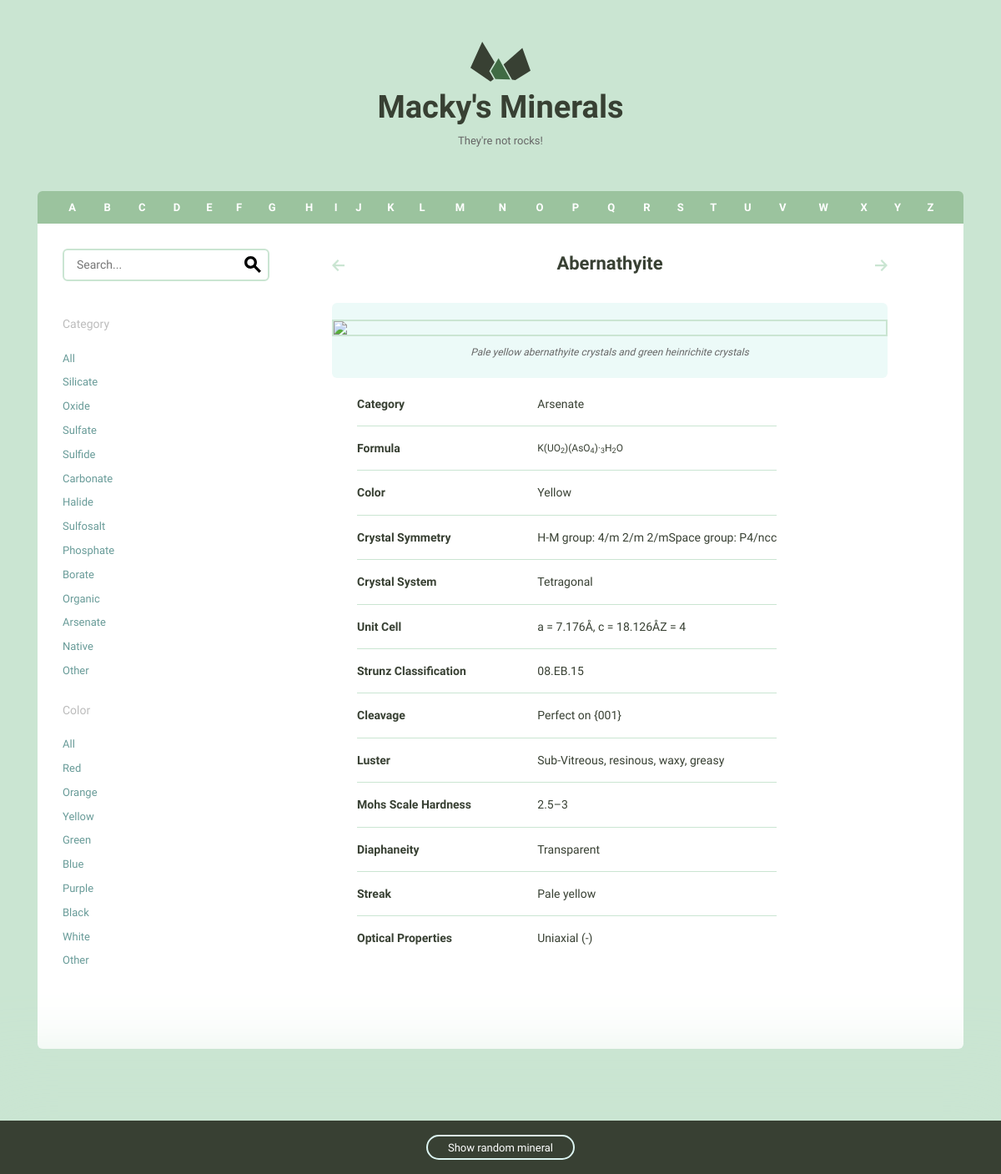
Page /minerals/2/ on the committed database.
### minerals/models.py (models this page shows, shortened)
class Mineral(models.Model):
    id = models.AutoField(primary_key=True)
    name = models.CharField(max_length=255)
    image_filename = models.URLField(blank=True, null=True)
    image_caption = models.CharField(max_length=255, blank=True, null=True)
    category = models.CharField(max_length=255, blank=True, null=True)
    formula = models.CharField(max_length=255, blank=True, null=True)
    strunz_classification = models.CharField(max_length=255, blank=True, null=True)
    crystal_system = models.CharField(max_length=255, blank=True, null=True)
    unit_cell = models.CharField(max_length=255, blank=True, null=True)
    color = models.CharField(max_length=255, blank=True, null=True)
    crystal_symmetry = models.CharField(max_length=255, blank=True, null=True)
    cleavage = models.CharField(max_length=255, blank=True, null=True)
    mohs_scale_hardness = models.CharField(max_length=255, blank=True, null=True)
    luster = models.CharField(max_length=255, blank=True, null=True)
    streak = models.CharField(max_length=255, blank=True, null=True)
    diaphaneity = models.CharField(max_length=255, blank=True, null=True)
    optical_properties = models.CharField(max_length=255, blank=True, null=True)
    refractive_index = models.CharField(max_length=255, blank=True, null=True)
    crystal_habit = models.CharField(max_length=255, blank=True, null=True)
    specific_gravity = models.CharField(max_length=255, blank=True, null=True)

### minerals/views.py (the view)
# urls.py: url(r'(?P<pk>\d+)/$', views.mineral_detail, name='detail'),
def mineral_detail(request, pk):
    ordered_properties = OrderedDict()
    order = [
        'name',
        'image_filename',
        'image_caption',
        'category',
        'formula',
        'color',
        'crystal_symmetry',
        'crystal_system',
        'unit_cell',
        'strunz_classification',
        'cleavage',
        'luster',
        'mohs_scale_hardness',
        'diaphaneity',
        'streak',
        'optical_properties'
    ]
    if Mineral.objects.filter(id=pk).exists():
        mineral = Mineral.objects.filter(id=pk).values()[0]
    else:
        raise Http404
    for key in order:
        if mineral[key]:
            ordered_properties[key] = mineral[key]
    sorted_ids = Mineral.objects.order_by(Lower('name')).values_list('id',
                                                                     flat=True)
    sorted_ids = list(sorted_ids)
    current_id = sorted_ids.index(int(pk))
    if int(pk) == sorted_ids[-1]:
        next_id = sorted_ids[0]
    else:
        next_id = sorted_ids[current_id+1]
    if int(pk) == sorted_ids[0]:
        previous_id = sorted_ids[-1]
    else:
        previous_id = sorted_ids[current_id-1]
    return render(request, 'minerals/detail.html', {
        'properties': ordered_properties,
        'next_id': next_id,
        'previous_id': previous_id,
    })

### minerals/templatetags/mineral_extras.py (called while the page is built)
@register.inclusion_tag('minerals/random_mineral.html')
def random_mineral():
    all_ids = Mineral.objects.values_list('id', flat=True)
    rand_id = random.choice(all_ids)
    mineral = Mineral.objects.get(id=rand_id)
    return {'mineral': mineral}

@register.inclusion_tag('minerals/filter_colors_categories.html')
def filter_colors_categories(chosen_color, chosen_category):
    categories = [
        'all',
        'silicate',
        'oxide',
        'sulfate',
        'sulfide',
        'carbonate',
        'halide',
        'sulfosalt',
        'phosphate',
        'borate',
        'organic',
        'arsenate',
        'native',
        'other',
    ]
    colors = [
        'all',
        'red',
        'orange',
        'yellow',
        'green',
        'blue',
        'purple',
        'black',
        'white',
        'other'
    ]
    return {'categories': categories, 'chosen_category': chosen_category,
            'colors': colors, 'chosen_color': chosen_color}

@register.simple_tag
def make_url(color, category):
    if color == 'all' and category == 'all':
        return ''
    elif color == 'all':
        return 'category={}'.format(category)
    elif category == 'all':
        return 'color={}'.format(color)
    else:
        return 'category={}&color={}'.format(category, color)

@register.filter('underscore_to_space')
def underscore_to_space(string):
    new_string = string.replace('_', ' ')
    return new_string

### minerals/templates/minerals/detail.html
{% extends "minerals/layout.html" %}
{% load static from staticfiles %}
{% load mineral_extras %}
{% block content %}
    <div class="grid-60 grid-push-30 mineral__container">
      <h1 class="mineral__name">{{ properties.name }}</h1>
        <a class="arrow arrow--prev" href="{% url 'minerals:detail' pk=previous_id %}">
          <svg viewBox="0 0 14.2 13.4" preserveAspectRatio="xMin YMin meet">
            <polygon points="14.2,5.6 4,5.6 8,1.5 6.5,0 0,6.7 6.5,13.4 8,11.9 4,7.8 14.2,7.8 " />
          </svg>
        </a>
        <a class="arrow arrow--next" href="{% url 'minerals:detail' pk=next_id %}">
          <svg viewBox="0 0 14.2 13.4" preserveAspectRatio="xMin YMin meet">
            <polygon points="0,7.8 10.2,7.8 6.2,11.9 7.7,13.4 14.2,6.7 7.7,0 6.2,1.5 10.2,5.6 0,5.6 " />
          </svg>
        </a>
      <div class="mineral__image-bg">
        <img class="mineral__image" src="{% static 'images/' %}{{ properties.image_filename }}">
        <p class="mineral__caption">{{ properties.image_caption }}</p>
      </div>
      <div class="mineral__table-container">
        <table class="mineral__table">
          {% for name, value in properties.items %}
            {% if name != 'name' and name != 'image_filename' and name != 'image_caption' %}
              <tr>
                  <td class="mineral__category">{{ name|underscore_to_space|title }}</td>
              {% if name == 'formula' %}
                  <td class="mineral__formula">{{ value|safe }}</td>
              {% else %}
                  <td>{{ value }}</td>
              {% endif %}
              </tr>
            {% endif %}
          {% endfor %}
        </table>
      </div>
    </div>
{% endblock %}

### assets/css/global.css (style rules this page uses)
html { font-family: sans-serif; -ms-text-size-adjust: 100%; -webkit-text-size-adjust: 100%; }
body { margin: 0; }
a { background-color: transparent; }
h1 { font-size: 2em; margin: 0.67em 0; }
sub { font-size: 75%; line-height: 0; position: relative; vertical-align: baseline; bottom: -0.25em; }
img { border: 0; }
svg:not(:root) { overflow: hidden; }
table { border-collapse: collapse; border-spacing: 0; }
td, th { padding: 0; }
html { font-size: 62.5%; }
body { background-color: #CAE5D2; font-size: 1.5em; line-height: 1.6; font-weight: 400; font-family: "Cousine"; color: #666; }
.grid, .grid-5, .grid-10, .grid-15, .grid-20, .grid-25, .grid-30, .grid-33, .grid-35, .grid-40, .grid-45, .grid-50, .grid-55, .grid-60, .grid-65, .grid-66, .grid-70, .grid-75, .grid-80, .grid-90, .grid-95, .grid-100 { float: left; box-sizing: border-box; position: relative; }
@media (min-width: 640px) { .grid-push-30 { left: 30%; } }
.grid-60 { width: 60%; padding: 0 15px; }
h1, h2, h3, h4, h5, h6 { margin-top: 0; margin-bottom: 2rem; font-weight: bold; font-family: "Work Sans", sans-serif; color: #384033; }
h1 { font-size: 3.8rem; }
@media (min-width: 550px) { h1 { font-size: 3.8rem; } }
p { margin-top: 0; font-size: 1.6rem; }
a { color: #689b98; text-decoration: none; -webkit-transition: color 0.2s; -moz-transition: color 0.2s; -ms-transition: color 0.2s; -o-transition: color 0.2s; transition: color 0.2s; }
th, td { padding: 15px; text-align: left; border-bottom: 1px solid #e1e1e1; }
th:first-child, td:first-child { padding-left: 0; }
th:last-child, td:last-child { padding-right: 0; }
table, p, ul, form { margin-bottom: 2.5rem; }
.mineral__container { background-color: #fff; list-style: none; padding: 0; text-align: center; }
@media (min-width: 640px) { .mineral__container { border-radius: 6px; margin-left: 20px; } }
.mineral__name { display: block; width: 100%; margin: 0; padding: 30px 0; }
@media (min-width: 640px) { .mineral__name { font-size: 22px; } }
.mineral__image { display: block; margin: 0 auto; border: solid 2px #CAE5D2; }
.mineral__image-bg { background-color: #ecfaf8; padding: 20px 0; }
@media (min-width: 640px) { .mineral__image-bg { border-radius: 6px; } }
.mineral__caption { font-size: 12px; font-style: italic; padding: 10px 0 0 0; margin: 0; }
.mineral__table { font-size: 14px; color: #384033; }
.mineral__table td { border-color: #CAE5D2; }
.mineral__table tr:last-of-type td { border-bottom: none; padding-bottom: 0; }
.mineral__table-container { padding: 5px 30px 0; }
.mineral__category { font-weight: bold; width: 40%; }
.mineral__formula { font-size: 12px; }
.arrow { position: absolute; }
@media (min-width: 640px) { .arrow { top: 28px; } }
@media (min-width: 640px) { .arrow--prev { left: 0; } }
@media (min-width: 640px) { .arrow--next { right: 0; } }
.arrow svg { width: 15px; position: relative; top: 12px; fill: #CAE5D2; transition: fill 200ms ease-in-out; }

### rows in the picture
Mineral: name "Abernathyite", image_caption "Pale yellow abernathyite crystals and green heinrichite crystals", properties "Arsenate" "Yellow" "H-M group: 4/m 2/m 2/mSpace group: P4/ncc" "Tetragonal" "a = 7.176Å, c = 18.126ÅZ = 4" "08.EB.15" "Perfect on {001}" "Sub-Vitreous, resinous, waxy, greasy" "2.5–3" "Transparent" "Pale yellow" "Uniaxial (-)", properties "K(UO 2 )(AsO 4 )· 3 H 2 O"

### other values in the picture
{{ letter|upper }} "A" "B" "C" "D" "E" "F" "G" "H" "I" "J" "K" "L" "M" "N" "O" "P" "Q" "R" "S" "T" "U" "V" "W" "X" "Y" "Z"
{{ name|underscore_to_space|title }} "Category" "Formula" "Color" "Crystal Symmetry" "Crystal System" "Unit Cell" "Strunz Classification" "Cleavage" "Luster" "Mohs Scale Hardness" "Diaphaneity" "Streak" "Optical Properties"
{{ category|title }} "All" "Silicate" "Oxide" "Sulfate" "Sulfide" "Carbonate" "Halide" "Sulfosalt" "Phosphate" "Borate" "Organic" "Arsenate" "Native" "Other"
{{ color|title }} "All" "Red" "Orange" "Yellow" "Green" "Blue" "Purple" "Black" "White" "Other"
